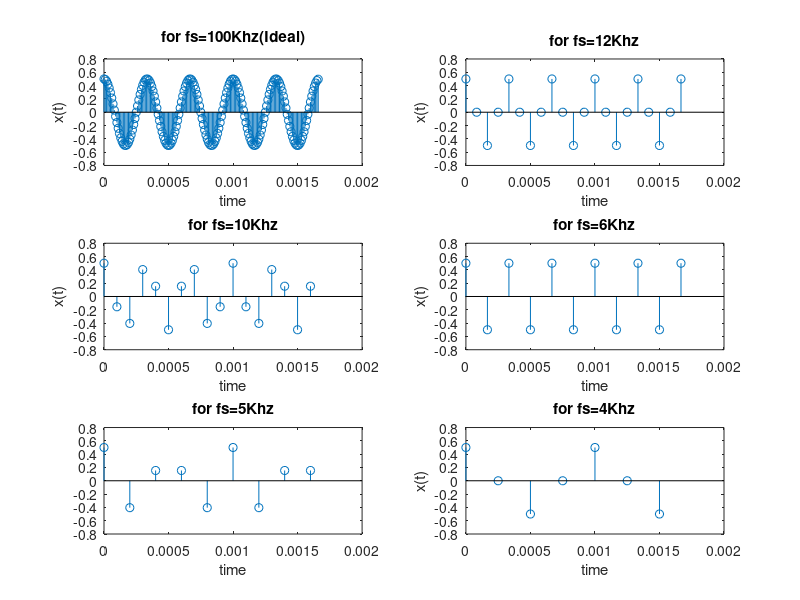

The MATLAB source for this figure:
clc;
close all; 
clear all;

f = 3000;
N = 5;
A = 0.5;

fs = 100000;
ts = 1/fs;
t = 0:ts:N/f;
x = A*cos(2*pi*f*t);
subplot(3,2,1)
stem(t,x);
title("for fs=100Khz(Ideal)")
xlabel('time');
ylabel('x(t)')

fs2=10000;
ts2=1/fs2;
t2=0:ts2:N/f;
x2=A*cos(2*pi*f*t2);
subplot(3,2,3)
stem(t2,x2)
title("for fs=10Khz")
xlabel('time');
ylabel('x(t)')

fs3=6000;
ts3=1/fs3;
t3=0:ts3:N/f;
x3=A*cos(2*pi*f*t3);
subplot(3,2,4)
stem(t3,x3)
title("for fs=6Khz")
xlabel('time');
ylabel('x(t)')


fs4=4000;
ts4=1/fs4;
t4=0:ts4:N/f;
x4=A*cos(2*pi*f*t4);
subplot(3,2,6)
stem(t4,x4)
title("for fs=4Khz")
xlabel('time');
ylabel('x(t)')


fs5=12000;
ts5=1/fs5;
t5=0:ts5:N/f;
x5=A*cos(2*pi*f*t5);
subplot(3,2,2)
stem(t5,x5)
title("for fs=12Khz")
xlabel('time');
ylabel('x(t)')


fs6=5000;
ts6=1/fs6;
t6=0:ts6:N/f;
x6=A*cos(2*pi*f*t6);
subplot(3,2,5)
stem(t6,x6)
title("for fs=5Khz")
xlabel('time');